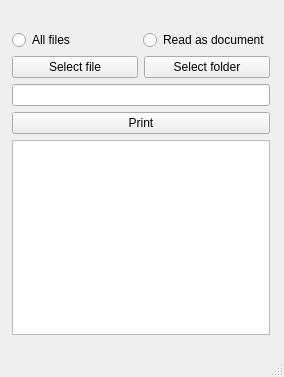
<?xml version="1.0" encoding="UTF-8"?>
<ui version="4.0">
 <class>MainWindow</class>
 <widget class="QMainWindow" name="MainWindow">
  <property name="geometry">
   <rect>
    <x>0</x>
    <y>0</y>
    <width>284</width>
    <height>377</height>
   </rect>
  </property>
  <property name="windowTitle">
   <string>getFile&amp;Folder Reader</string>
  </property>
  <widget class="QWidget" name="centralwidget">
   <widget class="QWidget" name="">
    <property name="geometry">
     <rect>
      <x>12</x>
      <y>30</y>
      <width>258</width>
      <height>305</height>
     </rect>
    </property>
    <layout class="QVBoxLayout" name="verticalLayout">
     <item>
      <layout class="QHBoxLayout" name="horizontalLayout">
       <item>
        <widget class="QRadioButton" name="allFilesRadioButton">
         <property name="sizePolicy">
          <sizepolicy hsizetype="Minimum" vsizetype="Fixed">
           <horstretch>0</horstretch>
           <verstretch>0</verstretch>
          </sizepolicy>
         </property>
         <property name="text">
          <string>All files</string>
         </property>
        </widget>
       </item>
       <item>
        <widget class="QRadioButton" name="readableAsDocRadioButton">
         <property name="sizePolicy">
          <sizepolicy hsizetype="Minimum" vsizetype="Fixed">
           <horstretch>0</horstretch>
           <verstretch>0</verstretch>
          </sizepolicy>
         </property>
         <property name="text">
          <string>Read as document</string>
         </property>
        </widget>
       </item>
      </layout>
     </item>
     <item>
      <layout class="QHBoxLayout" name="horizontalLayout_2">
       <item>
        <widget class="QPushButton" name="selectFilePushButton">
         <property name="sizePolicy">
          <sizepolicy hsizetype="Minimum" vsizetype="Fixed">
           <horstretch>0</horstretch>
           <verstretch>0</verstretch>
          </sizepolicy>
         </property>
         <property name="text">
          <string>Select file</string>
         </property>
        </widget>
       </item>
       <item>
        <widget class="QPushButton" name="selectFolderPushButton">
         <property name="text">
          <string>Select folder</string>
         </property>
        </widget>
       </item>
      </layout>
     </item>
     <item>
      <widget class="QLineEdit" name="pathLineEdit">
       <property name="sizePolicy">
        <sizepolicy hsizetype="Minimum" vsizetype="Fixed">
         <horstretch>0</horstretch>
         <verstretch>0</verstretch>
        </sizepolicy>
       </property>
      </widget>
     </item>
     <item>
      <widget class="QPushButton" name="Print">
       <property name="text">
        <string>Print</string>
       </property>
      </widget>
     </item>
     <item>
      <widget class="QPlainTextEdit" name="outputPlainTextEdit">
       <property name="sizePolicy">
        <sizepolicy hsizetype="Minimum" vsizetype="Expanding">
         <horstretch>0</horstretch>
         <verstretch>0</verstretch>
        </sizepolicy>
       </property>
      </widget>
     </item>
    </layout>
   </widget>
  </widget>
  <widget class="QMenuBar" name="menubar">
   <property name="geometry">
    <rect>
     <x>0</x>
     <y>0</y>
     <width>284</width>
     <height>21</height>
    </rect>
   </property>
  </widget>
  <widget class="QStatusBar" name="statusbar"/>
 </widget>
 <resources/>
 <connections/>
</ui>
